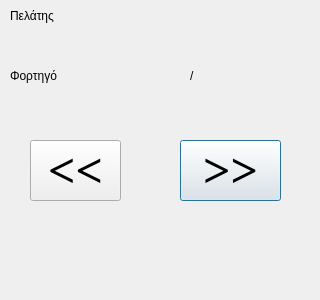
<?xml version="1.0" encoding="UTF-8"?>
<ui version="4.0">
 <class>fortosi_new_1_bClass</class>
 <widget class="QDialog" name="fortosi_new_1_bClass">
  <property name="geometry">
   <rect>
    <x>0</x>
    <y>0</y>
    <width>320</width>
    <height>300</height>
   </rect>
  </property>
  <property name="windowTitle">
   <string>Νέα Φόρτωση</string>
  </property>
  <widget class="QLabel" name="label">
   <property name="geometry">
    <rect>
     <x>10</x>
     <y>0</y>
     <width>61</width>
     <height>31</height>
    </rect>
   </property>
   <property name="text">
    <string>Πελάτης</string>
   </property>
  </widget>
  <widget class="QLabel" name="labelCustomer">
   <property name="geometry">
    <rect>
     <x>10</x>
     <y>30</y>
     <width>301</width>
     <height>31</height>
    </rect>
   </property>
   <property name="font">
    <font>
     <weight>75</weight>
     <bold>true</bold>
    </font>
   </property>
   <property name="text">
    <string/>
   </property>
  </widget>
  <widget class="QLabel" name="label_3">
   <property name="geometry">
    <rect>
     <x>10</x>
     <y>60</y>
     <width>61</width>
     <height>31</height>
    </rect>
   </property>
   <property name="text">
    <string>Φορτηγό</string>
   </property>
  </widget>
  <widget class="QLabel" name="labelCar1">
   <property name="geometry">
    <rect>
     <x>90</x>
     <y>60</y>
     <width>91</width>
     <height>31</height>
    </rect>
   </property>
   <property name="font">
    <font>
     <weight>75</weight>
     <bold>true</bold>
    </font>
   </property>
   <property name="text">
    <string/>
   </property>
  </widget>
  <widget class="QLabel" name="labelCar2">
   <property name="geometry">
    <rect>
     <x>210</x>
     <y>60</y>
     <width>91</width>
     <height>31</height>
    </rect>
   </property>
   <property name="font">
    <font>
     <weight>75</weight>
     <bold>true</bold>
    </font>
   </property>
   <property name="text">
    <string/>
   </property>
  </widget>
  <widget class="QPushButton" name="pushLoop">
   <property name="geometry">
    <rect>
     <x>180</x>
     <y>140</y>
     <width>101</width>
     <height>61</height>
    </rect>
   </property>
   <property name="font">
    <font>
     <family>Times New Roman</family>
     <pointsize>36</pointsize>
     <weight>75</weight>
     <bold>true</bold>
    </font>
   </property>
   <property name="text">
    <string>&gt;&gt;</string>
   </property>
   <property name="shortcut">
    <string>1</string>
   </property>
  </widget>
  <widget class="QLabel" name="label_4">
   <property name="geometry">
    <rect>
     <x>190</x>
     <y>60</y>
     <width>21</width>
     <height>31</height>
    </rect>
   </property>
   <property name="text">
    <string>/</string>
   </property>
  </widget>
  <widget class="QPushButton" name="pushBack">
   <property name="geometry">
    <rect>
     <x>30</x>
     <y>140</y>
     <width>91</width>
     <height>61</height>
    </rect>
   </property>
   <property name="font">
    <font>
     <family>Times New Roman</family>
     <pointsize>36</pointsize>
     <weight>75</weight>
     <bold>true</bold>
    </font>
   </property>
   <property name="text">
    <string>&lt;&lt;</string>
   </property>
   <property name="shortcut">
    <string>Esc</string>
   </property>
  </widget>
 </widget>
 <layoutdefault spacing="6" margin="11"/>
 <resources/>
 <connections/>
</ui>
